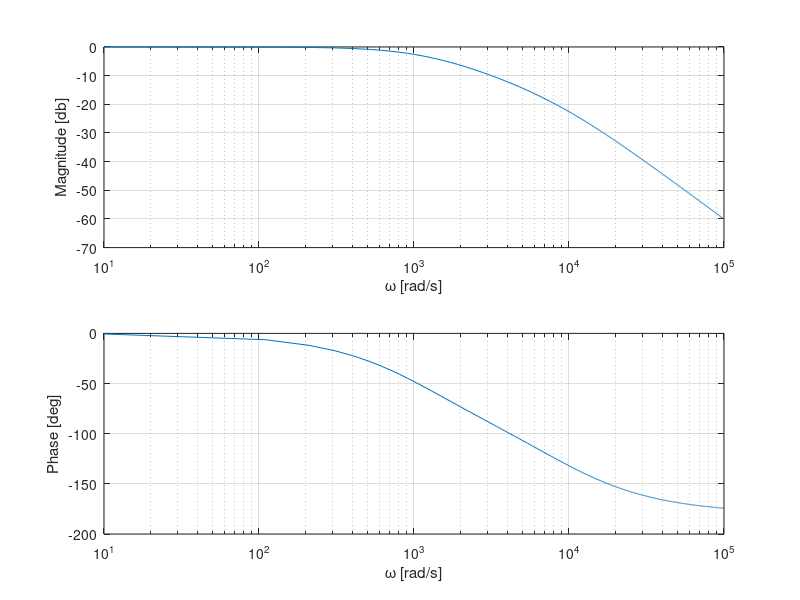
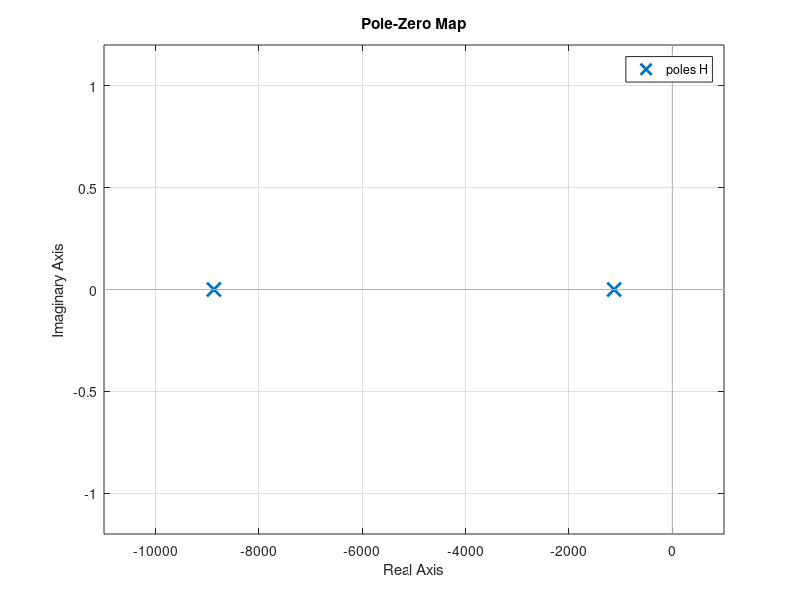
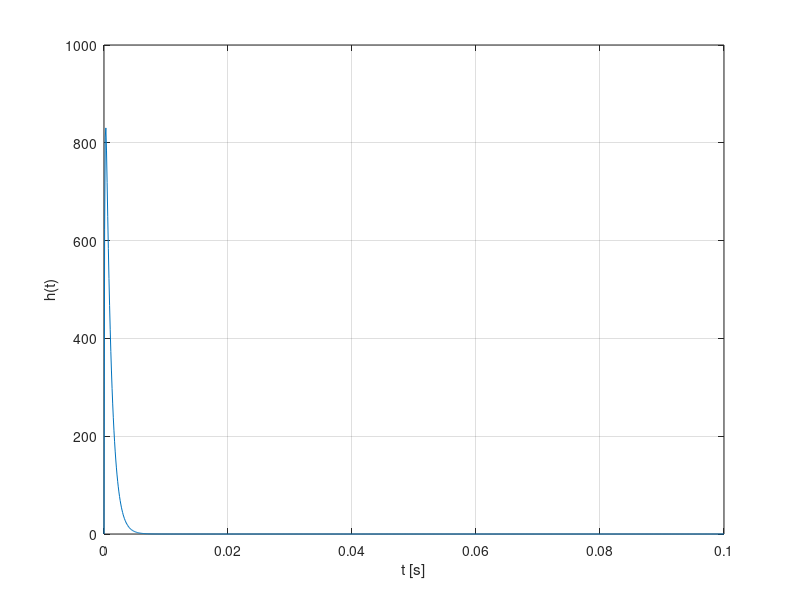
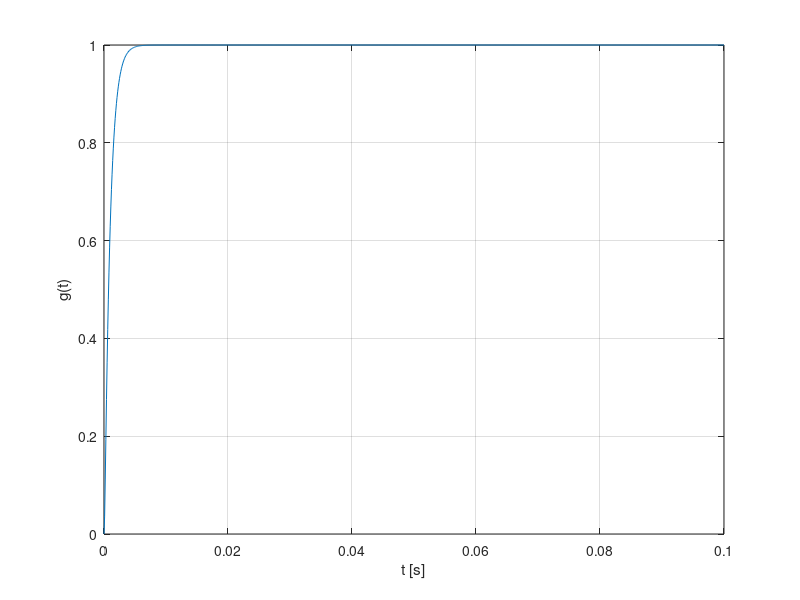

These figures' MATLAB source, in order:
clear all
close all

L=10e-3; % L
C=10e-6; % C

% R
R=100;
% R=63.246;
% R=44.715;
% R=10;

w0=1/sqrt(L*C); % Resonant frequency
zeta=(R/2)*sqrt(C/L); % Damping factor

H=tf([1],[L*C R*C 1]); % Transfer function
w=linspace(10,1e5,1000); % Frequencies
[mag,ph,w]=bode(H,w); % Frequency response
mag=squeeze(mag); % Magnitude response
ph=squeeze(ph); % Phase response

figure
subplot(2,1,1) % First subplot
semilogx(w,20*log10(mag)); % Log magnitude response in dB
xlabel('\omega [rad/s]'); % X-label
ylabel('Magnitude [db]'); % Y-label
grid on
subplot(2,1,2) % Second subplot
semilogx(w,ph); % Log phase response
xlabel('\omega [rad/s]') % X-label
ylabel('Phase [deg]') % Y-label
grid on

figure
pzmap(H);% Pole-zero plot

t=linspace(0,0.1,1000); % Time
h=impulse(H,t); % Impulse response
figure
plot(t,h); % Plot the impulse response
xlabel('t [s]') % X-label
ylabel('h(t)') % Y-label
grid on
g=step(H,t); % Step response
figure
plot(t,g); % Plot the step response
xlabel('t [s]'); % X-label
ylabel('g(t)'); % Y-label
grid on